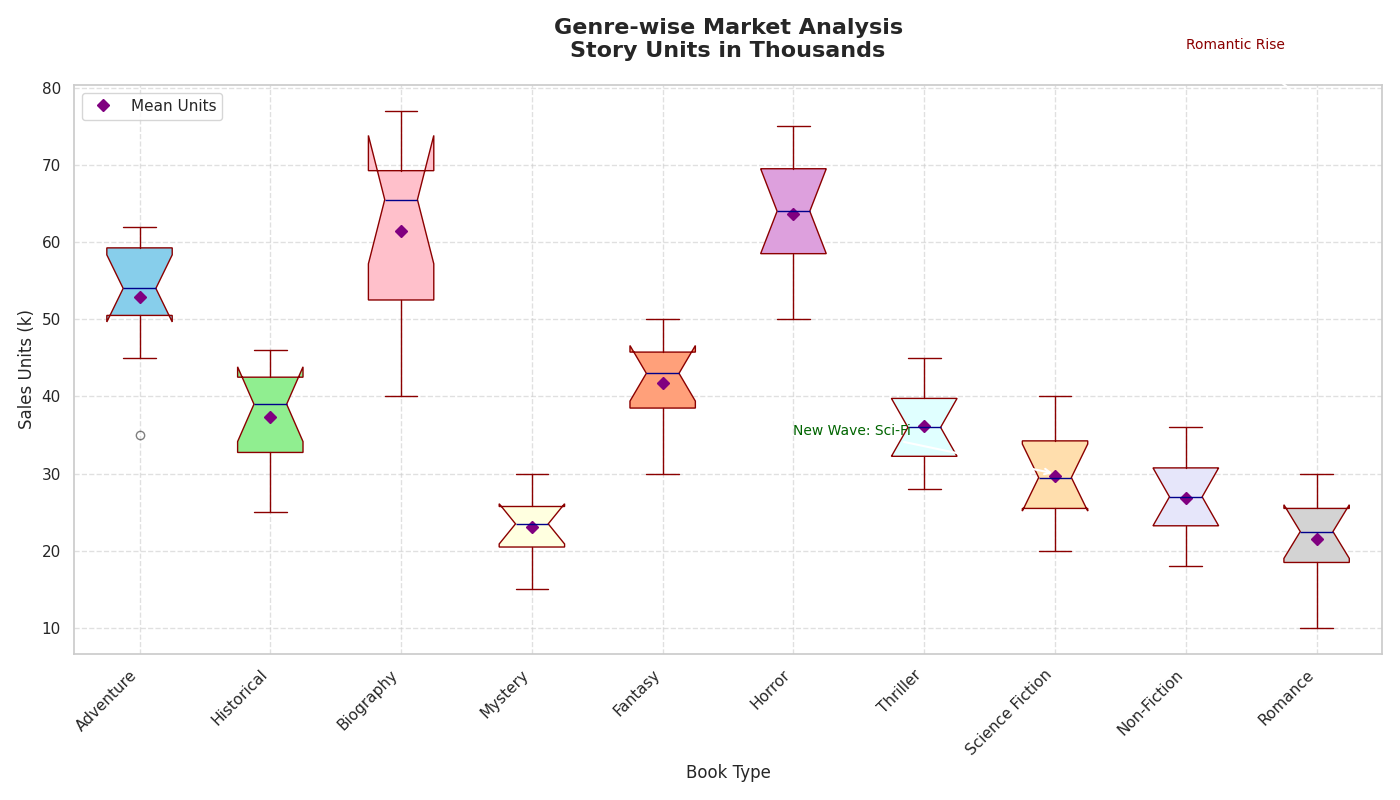

Python code for this plot:
import matplotlib.pyplot as plt
import numpy as np

# Define genres and years
genres = ['Adventure', 'Historical', 'Biography', 'Mystery', 'Fantasy',
          'Horror', 'Thriller', 'Science Fiction', 'Non-Fiction', 'Romance']

# Construct sales data in thousands (fictional data for complexity)
sales_data = [
    [35, 45, 50, 60, 55, 52, 53, 57, 60, 62],
    [25, 30, 35, 32, 40, 38, 41, 43, 44, 46],
    [40, 45, 50, 60, 65, 67, 66, 70, 75, 77],
    [15, 18, 20, 25, 22, 23, 24, 26, 28, 30],
    [30, 35, 40, 38, 42, 44, 46, 45, 48, 50],
    [50, 55, 60, 58, 63, 65, 68, 70, 72, 75],
    [28, 32, 30, 33, 37, 35, 39, 40, 43, 45],
    [20, 22, 25, 27, 29, 30, 32, 35, 37, 40],
    [18, 20, 23, 24, 26, 28, 30, 31, 33, 36],
    [10, 15, 18, 20, 22, 23, 24, 26, 28, 30]
]

fig, ax = plt.subplots(figsize=(14, 8))

boxes = ax.boxplot(sales_data, patch_artist=True, notch=True,
                   boxprops=dict(facecolor='lightcoral', color='darkred'),
                   capprops=dict(color='darkred'),
                   whiskerprops=dict(color='darkred'),
                   flierprops=dict(marker='o', color='darkorange', alpha=0.5),
                   medianprops=dict(color='darkblue'),
                   positions=range(1, len(genres) + 1))

# Set altered labels
ax.set_title('Genre-wise Market Analysis\nStory Units in Thousands', 
             fontsize=16, fontweight='bold', pad=20)
ax.set_xlabel('Book Type', fontsize=12)
ax.set_ylabel('Sales Units (k)', fontsize=12)

# Customizing X-axis
ax.set_xticks(range(1, len(genres) + 1))
ax.set_xticklabels(genres, rotation=45, ha="right")

# Altered annotations
ax.annotate('Romantic Rise', xy=(10, 77), xytext=(9, 85),
            arrowprops=dict(facecolor='grey', arrowstyle='->', lw=1.5), fontsize=10, color='darkred')

ax.annotate('New Wave: Sci-Fi', xy=(8, 30), xytext=(6, 35),
            arrowprops=dict(facecolor='grey', arrowstyle='->', lw=1.5), fontsize=10, color='darkgreen')

colors = ['skyblue', 'lightgreen', 'pink', 'lightyellow', 'lightsalmon',
          'plum', 'lightcyan', 'navajowhite', 'lavender', 'lightgrey']
for patch, color in zip(boxes['boxes'], colors):
    patch.set_facecolor(color)

ax.grid(True, linestyle='--', alpha=0.6)

means = [np.mean(sales) for sales in sales_data]
ax.plot(range(1, len(genres) + 1), means, 'D', color='purple', label='Mean Units')

ax.legend(loc='upper left')

plt.tight_layout()

plt.show()
